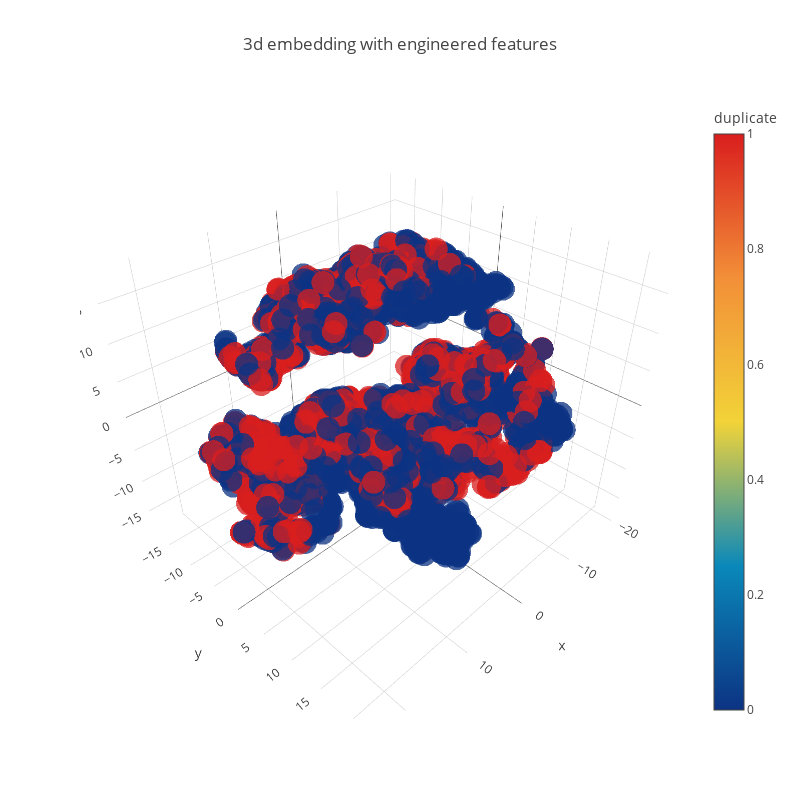

The cell this chart's notebook holds for it:
### Code cell
trace1 = go.Scatter3d(
    x=tsne3d[:,0],
    y=tsne3d[:,1],
    z=tsne3d[:,2],
    mode='markers',
    marker=dict(
        sizemode='diameter',
        color = y,
        colorscale = 'Portland',
        colorbar = dict(title = 'duplicate'),
        line=dict(color='rgb(255, 255, 255)'),
        opacity=0.75
    )
)

data=[trace1]
layout=dict(height=800, width=800, title='3d embedding with engineered features')
fig=dict(data=data, layout=layout)

py.iplot(fig, filename='3DBubble')

### Figure 1 — Plotly figure (JSON) as saved in the notebook; plotly's stock layout.template omitted (floating-point values rounded to 4 significant figures; data arrays with more than 128 entries replaced by an {"elided": "..."} marker saying what was removed)
{"data": [{"marker": {"color": {"elided": "5000 int values"}, "colorbar": {"title": {"text": "duplicate"}}, "colorscale": "Portland", "line": {"color": "rgb(255, 255, 255)"}, "opacity": 0.75, "sizemode": "diameter"}, "mode": "markers", "type": "scatter3d", "uid": "963c3c63-b24e-4a6e-9021-c8f6915de94a", "x": {"elided": "5000 float values"}, "y": {"elided": "5000 float values"}, "z": {"elided": "5000 float values"}}], "layout": {"height": 800, "title": {"text": "3d embedding with engineered features"}, "width": 800}}
